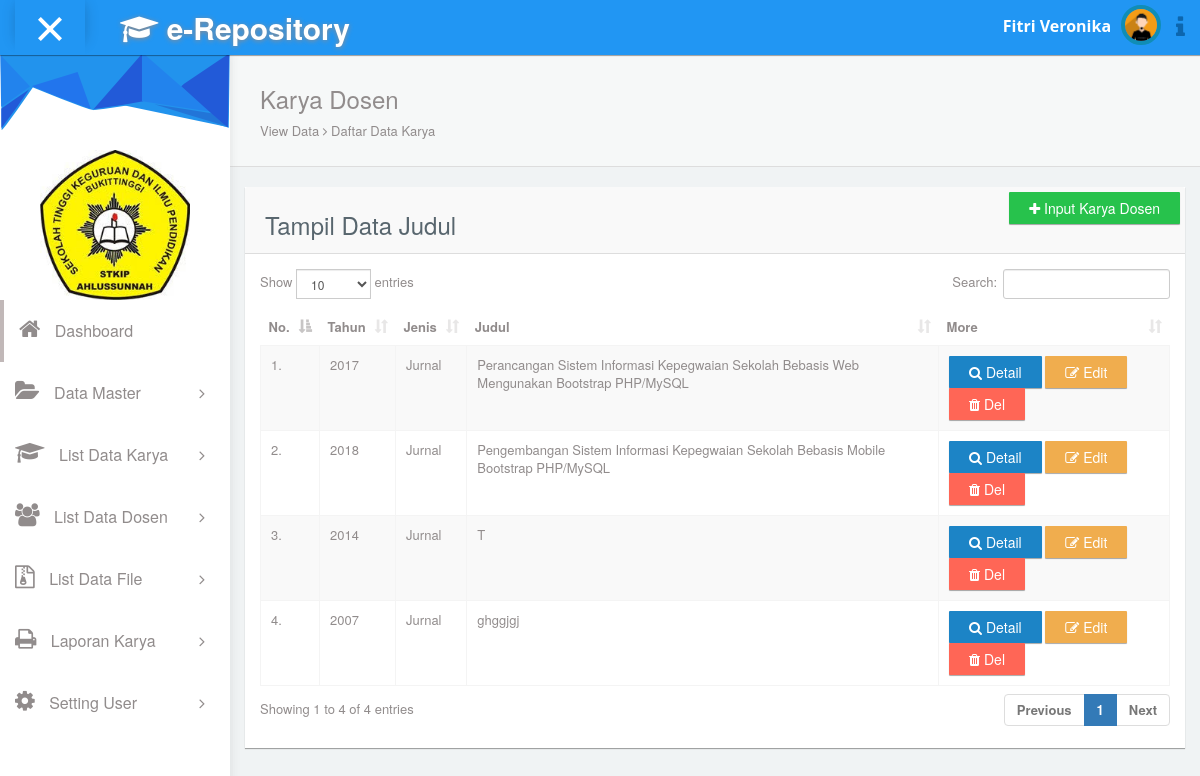
The app's page /_admin/?page=v_karya (signed in) with its own data.
### tables this page shows
CREATE TABLE `tb_user` (
  `id_admin` int(11) NOT NULL,
  `nama` varchar(25) NOT NULL,
  `username` varchar(25) NOT NULL,
  `password` varchar(60) NOT NULL,
  `foto` varchar(100) NOT NULL
);

CREATE TABLE `tb_karya` (
  `id_karya` int(5) NOT NULL,
  `id_dosen` int(5) NOT NULL,
  `id_jenis` int(5) NOT NULL,
  `judul` varchar(225) NOT NULL,
  `alternatif_judul` varchar(255) NOT NULL,
  `abstrak` text NOT NULL,
  `pengarang` varchar(60) NOT NULL,
  `tahun_terbit` int(15) NOT NULL,
  `penerbit` varchar(100) NOT NULL,
  `bahasa` varchar(100) NOT NULL,
  `tgl_post` date NOT NULL
);

CREATE TABLE `tb_jenis` (
  `id_jenis` int(5) NOT NULL,
  `jenis` varchar(60) NOT NULL
);

### _admin/page/V-karya.php (the view)
<div class="panel box-shadow-none content-header">
  <div class="panel-body">
    <div class="col-md-12">
        <h3 class="animated fadeInLeft">Karya Dosen</h3>
        <p class="animated fadeInDown">
          View Data <span class="fa-angle-right fa"></span> Daftar Data Karya
        </p>
    </div>
  </div>
</div>
<div class="col-md-12 top-5 padding-0">
<div class="col-md-12">
  <div class="panel">
    <div class="panel-heading"><a href="?page=t-karya" class="btn btn-success pull-right"> <span class="fa fa-plus"></span> Input Karya Dosen</a><h3> Tampil Data Judul</h3></div>
    <div class="panel-body">
      <div class="responsive-table">
      	  <table class="table table-striped table-hover" id="datatables-example">
                          <thead>
                            <tr>
                              <th>No.</th>
                              <th>Tahun</th>
                              <th>Jenis</th>
                              <th>Judul</th>
                              <th>More</th>
                            </tr>
                          </thead>
                          <tbody>
                          	 <?php
                        $no=1;
                        $query= "SELECT * FROM tb_karya
                          INNER JOIN tb_dosen ON tb_karya.id_dosen = tb_dosen.id_dosen
                          INNER JOIN tb_jenis ON tb_karya.id_jenis = tb_jenis.id_jenis
                          ";
                            $sql_ds = mysqli_query($konek,$query) or die(mysqli_error($konek)) ;
                        while ( $data= mysqli_fetch_array($sql_ds) ) { ?>
                          	<tr>
                          		<td><?php echo $no++ ?>.</td>
                              <td><?php echo $data['tahun_terbit'] ?></td>
                          		<td><?php echo $data['jenis'] ?></td>
                          		<td><?php echo $data['judul'] ?></td>
                          		<td>
                          			<a href="?page=detail&id= <?php echo $data['id_karya']; ?> " class="btn btn-primary"> <span class="fa fa-search"></span> Detail</a>
                          			<a href="?page=edit&id= <?php echo $data['id_karya']; ?> " class="btn btn-warning"> <span class="fa fa-edit"></span> Edit</a>
                          			<a href="?page=del&id= <?php echo $data['id_karya']; ?> " class="btn btn-danger"> <span class="fa fa-trash"></span> Del</a>
                          		</td>
                          	</tr>
                          <?php
                           } ?>
                          </tbody>
                      </table>
                  </div>
      </div>
  </div>
</div>
</div>
</div>

### _admin/index.php (shortened to what this page needs)
<?php
if (@$_SESSION['login-admin']) {
    include '../koneksi.php';
?>
<!DOCTYPE html>
<html lang="en">
<head>
  <link rel="stylesheet" type="text/css" href="../asset/css/bootstrap.min.css">
  <link rel="stylesheet" type="text/css" href="../asset/css/plugins/font-awesome.min.css"/>
    <link rel="stylesheet" type="text/css" href="../asset/css/plugins/dropzone.css"/>
  <link rel="stylesheet" type="text/css" href="../asset/css/plugins/datatables.bootstrap.min.css"/>
    <link rel="stylesheet" type="text/css" href="../asset/css/plugins/summernote.css"/>
  <link rel="stylesheet" type="text/css" href="../asset/css/plugins/animate.min.css"/>
  <link href="../asset/css/style.css" rel="stylesheet">
</head>
<?php
if (@$_SESSION['login-admin']) {
$sesi = @$_SESSION['id'];
}
$sql = mysqli_query($konek,"select * from tb_user where id_admin = '$sesi'") or die(mysqli_error($konek));
$data = mysqli_fetch_array($sql);
?>
<body id="mimin" class="dashboard">
        <nav class="navbar navbar-default header navbar-fixed-top">
          <div class="col-md-12 nav-wrapper">
            <div class="navbar-header" style="width:100%;">
              <div class="opener-left-menu is-open">
                <span class="bottom"></span>
              </div>
                <a href="" class="navbar-brand">
                 <b><span class="fa fa-graduation-cap"></span> e-Repository</b>
                </a>
              <ul class="nav navbar-nav navbar-right user-nav">
                <li class="user-name"><span><?php echo $data['nama']; ?></span></li>
                  <li class="dropdown avatar-dropdown">
                   <img src="../asset/img-admin/<?php echo $data['foto']; ?>" class="img-circle avatar" alt="user name" data-toggle="dropdown" aria-haspopup="true" aria-expanded="true"/>
                </li>
                <li ><a href="#" class="opener-right-menu"><span class="fa fa-info"></span></a></li>
              </ul>
            </div>
          </div>
        </nav>
      <div class="container-fluid mimin-wrapper">
            <div id="left-menu">
              <div class="sub-left-menu scroll">
                <ul class="nav nav-list">
                    <li><div class="left-bg"></div></li>
                    <li class="time">
                       <center><img src="../asset/logo.jpg" width="150" style="border-radius: 15px;"></center>
                    </li>
                    <li class="active ripple">
                      <a href="?page=home"><span class="fa-home fa" style="font-size: 23px;"></span> Dashboard
                      </a>
                    </li>
                    <li class="ripple"><a class="tree-toggle nav-header">
                    <span class="fa fa-folder-open" style="font-size: 23px;"></span> Data Master <span class="fa-angle-right fa right-arrow text-right"></span> </a>
                    </li>
                    <li class="ripple">
                      <a href="?page=v_karya">
                        <span class="fa fa-graduation-cap" style="font-size: 23px;"></span> List Data Karya <span class="fa-angle-right fa right-arrow text-right"></span></a>
                    </li>
                     <li class="ripple">
                      <a href="?page=v_dosen">
                        <span class="fa fa-users" style="font-size: 23px;"></span> List Data Dosen <span class="fa-angle-right fa right-arrow text-right"></span></a>
                    </li>
                     <li class="ripple">
                      <a href="?page=v_file">
                        <span class="fa fa-file-archive-o" style="font-size: 23px;"></span> List Data File <span class="fa-angle-right fa right-arrow text-right"></span></a>
                    </li>
                 <li class="ripple"><a class="tree-toggle nav-header">
                    <span class="fa fa-print" style="font-size: 23px;"></span> Laporan Karya<span class="fa-angle-right fa right-arrow text-right"></span> </a>
                    </li>
                      <li class="ripple">
                      <a href="?page=user">
                        <span class="fa fa-cog" style="font-size: 23px;"></span> Setting User<span class="fa-angle-right fa right-arrow text-right"></span></a>
                    </li>
                  </ul>
                </div>
            </div>
            <div id="content">
            <?php
            $page= @$_GET['page'];
            if ($page=="home") {
              include 'home.php';
            }elseif ($page=="v_karya") {
              include 'page/V-karya.php';
            }elseif ($page=="detail") {
              include 'page/detail.php';
            }elseif ($page=="edit") {
              include 'page/edit-karya.php';
            }elseif ($page=="del") {
                include 'page/del-karya.php';
            }elseif ($page=="t-karya") {
                include 'page/InputKarya.php';
            }elseif ($page=="upload") {
                include 'page/UploadFile.php';
            }elseif ($page=="proses") {
              include 'page/proses.php';
            }elseif ($page=="v_jenis") {
              include 'page/V-jenis.php';
            }elseif ($page=="t-jenis") {
              include 'page/T-jenis.php';
            }elseif ($page=="e-jenis") {
              include 'page/E-jenis.php';
            }elseif ($page=="del-jenis") {
              include 'page/D-jenis.php';
            }elseif ($page=="fak") {
              include 'page/V-fakultas.php';
            }elseif ($page=="t-fak") {
              include 'page/T-fakultas.php';
            }elseif ($page=="e-fak") {
              include 'page/E-fakultas.php';
            }elseif ($page=="del-fak") {
              include 'page/D-fakultas.php';
            }elseif ($page=="jur") {
              include 'page/V-jurusan.php';
            }elseif ($page=="t-jur") {
              include 'page/T-jurusan.php';
            }elseif ($page=="e-jur") {
              include 'page/E-jurusan.php';
            }elseif ($page=="del-jur") {
              include 'page/D-jurusan.php';
            }elseif ($page=="v_dosen") {
              include 'page/V-dosen.php';
            }elseif ($page=="t-dosen") {
              include 'page/T-dosen.php';
            }elseif ($page=="e_dsn") {
              include 'page/E-dosen.php';
            }elseif ($page=="deldsn") {
              include 'page/D-dosen.php';
            }elseif ($page=="detail-dsn") {
              include 'page/Detail-Dsn.php';
            }elseif ($page=="v_file") {
              include 'page/V-file.php';
            }elseif ($page=="delfile") {
              include 'page/D-file.php';
            }elseif ($page=="laporan") {
              include 'page/laporan.php';
            }elseif ($page=="v_dosenl") {
              include 'page/V-dosenL.php';
            }elseif ($page=="user") {
              include 'page/v_user.php';
            }elseif ($page=="") {
              include 'home.php';
            }else{
              echo "HLAMAN TIDAK TERSEDIA !!";
            }
             ?>
            </div>
</body>
</html>
<?php
} else{
echo "<script>window.location='../loginadmin.php';</script>";
}

### records on screen
tb_user: nama "Fitri Veronika", foto (placeholder picture)
tb_karya: tahun_terbit "2017", id_jenis.jenis "Jurnal", judul "Perancangan Sistem Informasi Kepegwaian Sekolah Bebasis Web Mengunakan Bootstrap PHP/MySQL"
tb_karya: tahun_terbit "2018", id_jenis.jenis "Jurnal", judul "Pengembangan Sistem Informasi Kepegwaian Sekolah Bebasis Mobile Bootstrap PHP/MySQL"
tb_karya: tahun_terbit "2014", id_jenis.jenis "Jurnal", judul "T"
tb_karya: tahun_terbit "2007", id_jenis.jenis "Jurnal", judul "ghggjgj"
